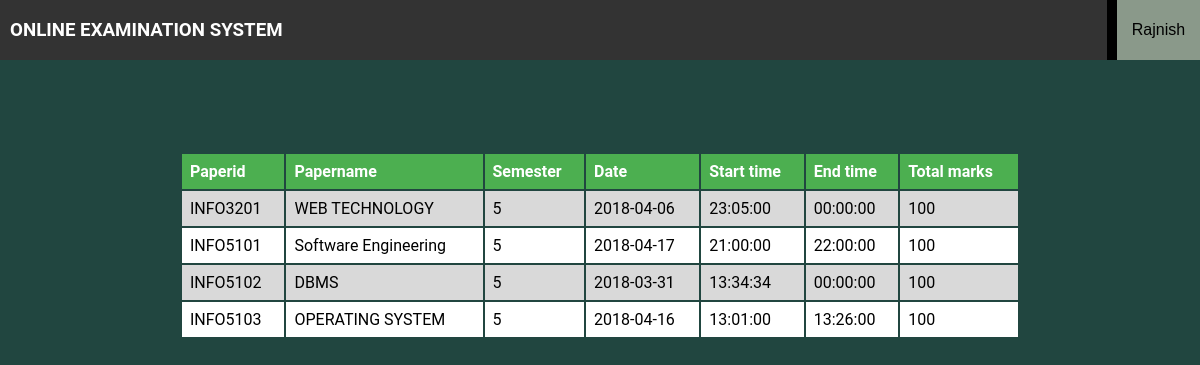
Screenshot of /exam-schedule.php (signed in) with the database file from the repository.
### tables this page shows
CREATE TABLE `exam` (
  `paper_id` varchar(10) NOT NULL,
  `paper_name` varchar(30) NOT NULL,
  `semester` int(5) NOT NULL,
  `date` date NOT NULL,
  `start_time` time NOT NULL,
  `marks` int(5) NOT NULL,
  `end_time` time NOT NULL
);

### exam-schedule.php (the view, shortened to what this page needs)
<?php
$conn=mysqli_connect('localhost','root','','exam');
$q="select * from exam";
$q1=mysqli_query($conn,$q);
?>
<html>
<head>
<link rel="stylesheet" href="header.css">
</head>
<body>
	<div class="fixed-header">
		<a href="index.php"><h3 class="title">ONLINE EXAMINATION SYSTEM</h3></a>
		<?php
			if(isset($_SESSION["firstname"]))
			{
				echo '<div class="dropdown">
  						<button onclick="myFunction()" class="dropbtn">&nbsp&nbsp'.$_SESSION["firstname"].'&nbsp&nbsp</button>
  							<div id="myDropdown" class="dropdown-content">';
    			echo '<a href="logout.php">Log Out</a>
  							</div>
					  </div>';
			}
			else
			{
				echo '<a href="student-login.php"><img style="float: right;padding-top:10px;padding-right:10px;height:40px;width:80px;" src="Images/login-icon.jpg"></a>';
			}
		?>
	</div>
	<br><br><br><br><br><br><br><br>
	<table align="center">
		<th>Paperid</th>
		<th>Papername</th>
		<th>Semester</th>
		<th>Date</th>
		<th>Start time</th>
		<th>End time</th>
		<th>Total marks</th>
		<?php while($row=mysqli_fetch_assoc($q1)){ ?>
		<tr>
		<td> <?php echo $row['paper_id'] ; ?> </td>
		<td> <?php echo $row['paper_name'] ; ?> </td>
		<td> <?php echo $row['semester'] ; ?> </td>
		<td> <?php echo $row['date'] ; ?> </td>
		<td> <?php echo $row['start_time'] ; ?> </td>
		<td> <?php echo $row['end_time'] ; ?> </td>
		<td> <?php echo $row['marks'] ; ?> </td>
		</tr>
		<?php }?>
	</table>
</body>
</html>

### header.css (style rules this page uses)
.fixed-header { top: 0; width: 100%; position: fixed; background: #333; color: #fff; }
.dropbtn { height: 60px; width: auto; background-color: #8a998a; color: black; font-size: 16px; border-top-width: 0px; border-right-width: 0px; border-bottom-width: 0px; border-left: solid; border-left-color: black; border-left-width: 10px; cursor: pointer; }
.dropdown { float: right; position: relative; display: inline-block; }
.title { float: left; margin-left: 10px; color: white; }

### exam-schedule.php (style rules this page uses)
body { margin: 0; font-family: "Roboto", sans-serif; background-color:#214640; }
table { width: 70%; }
th, td { text-align: left; padding: 8px; }
tr:nth-child(odd) { background-color: #ffffff }
tr:nth-child(even) { background-color: #d9d9d9 }
th { background-color: #4CAF50; color: white; }

### rows the page displays
exam: paper_id "INFO3201", paper_name "WEB TECHNOLOGY", semester "5", date "2018-04-06", start_time "23:05:00", end_time "00:00:00", marks "100"
exam: paper_id "INFO5101", paper_name "Software Engineering", semester "5", date "2018-04-17", start_time "21:00:00", end_time "22:00:00", marks "100"
exam: paper_id "INFO5102", paper_name "DBMS", semester "5", date "2018-03-31", start_time "13:34:34", end_time "00:00:00", marks "100"
exam: paper_id "INFO5103", paper_name "OPERATING SYSTEM", semester "5", date "2018-04-16", start_time "13:01:00", end_time "13:26:00", marks "100"

### other values shown
$_SESSION["firstname"] "Rajnish"
